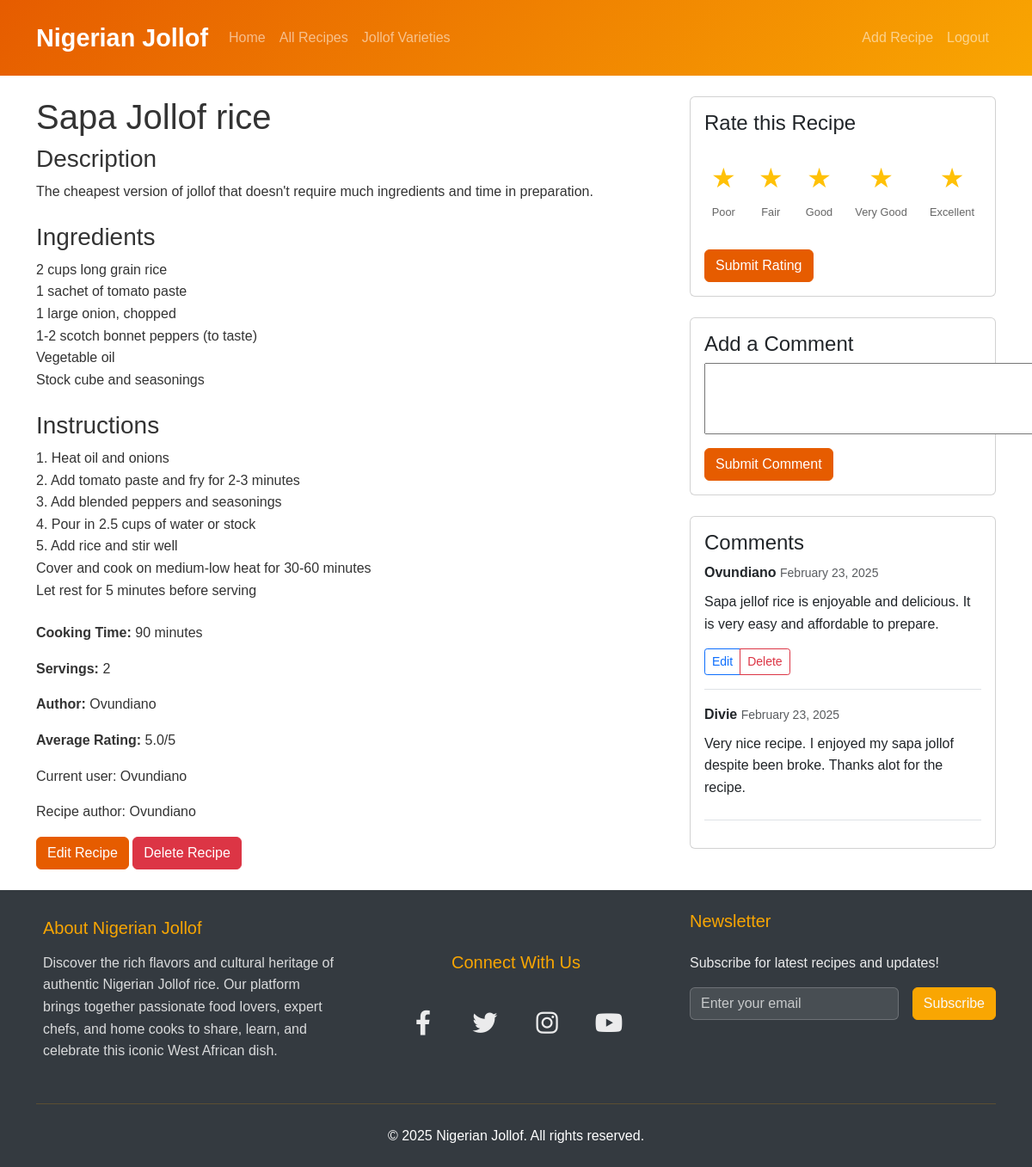
Page /recipe/1/ (signed in) on the committed database.
### recipes/models.py (models this page shows, shortened)
class Recipe(models.Model):
    title = models.CharField(max_length=200)
    description = models.TextField()
    ingredients = models.TextField()
    instructions = models.TextField()
    cooking_time = models.IntegerField(help_text="Cooking time in minutes")
    servings = models.IntegerField()
    image = models.ImageField(upload_to='recipes/', blank=True, null=True)
    created_at = models.DateTimeField(auto_now_add=True)
    updated_at = models.DateTimeField(auto_now=True)
    category = models.ForeignKey(Category, on_delete=models.SET_NULL, null=True)
    author = models.ForeignKey(User, on_delete=models.CASCADE)
    def average_rating(self):
        ratings = self.ratings.all()
        if ratings:
            return sum([rating.value for rating in ratings]) / len(ratings)
        return 0

class Rating(models.Model):
    recipe = models.ForeignKey('Recipe', on_delete=models.CASCADE, related_name='ratings')
    user = models.ForeignKey(User, on_delete=models.CASCADE)
    value = models.IntegerField(choices=[(i, i) for i in range(1, 6)])  # 1-5 rating
    created_at = models.DateTimeField(auto_now_add=True)
    class Meta:
        unique_together = ('recipe', 'user')  # One rating per user per recipe

class Comment(models.Model):
    recipe = models.ForeignKey(Recipe, on_delete=models.CASCADE)
    user = models.ForeignKey(User, on_delete=models.CASCADE)
    content = models.TextField()
    created_at = models.DateTimeField(auto_now_add=True)

### recipes/views.py (the view, shortened to what this page needs)
# urls.py: path('recipe/<int:pk>/', views.RecipeDetailView.as_view(), name='recipe_detail'),
class RecipeDetailView(DetailView):
    model = Recipe
    template_name = 'recipes/recipe_detail.html'
    def get_context_data(self, **kwargs):
        context = super().get_context_data(**kwargs)
        context['comment_form'] = CommentForm()
        context['rating_form'] = RatingForm()
        if self.request.user.is_authenticated:
            existing_rating = Rating.objects.filter(
                recipe=self.object,
                user=self.request.user
            ).first()
            if existing_rating:
                context['rating_form'] = RatingForm(initial={'value': existing_rating.value})
                context['user_rating'] = existing_rating.value
        context['comments'] = self.object.comment_set.all().order_by('-created_at')
        return context

### recipes/forms.py
class CommentForm(forms.ModelForm):
    class Meta:
        model = Comment
        fields = ['content']
        widgets = {
            'content': forms.Textarea(attrs={'rows': 3})
        }

class RatingForm(forms.ModelForm):
    value = forms.ChoiceField(
        choices=[(i, f"{'★' * i}{'☆' * (5-i)}") for i in range(1, 6)],
        widget=forms.RadioSelect(attrs={'class': 'rating-input'}),
        label='Rate this recipe'
    )
    class Meta:
        model = Rating
        fields = ['value']

### recipes/templates/recipes/recipe_detail.html (shortened to what this page needs)
{% extends 'recipes/base.html' %}
{% block content %}
<div class="row">
    <div class="col-md-8">
        <h1>{{ recipe.title }}</h1>
        <div class="mb-4">
            <h3>Description</h3>
            <p>{{ recipe.description }}</p>
        </div>
        <div class="mb-4">
            <h3>Ingredients</h3>
            {{ recipe.ingredients|linebreaks }}
        </div>
        <div class="mb-4">
            <h3>Instructions</h3>
            {{ recipe.instructions|linebreaks }}
        </div>
        <div class="mb-4">
            <p><strong>Cooking Time:</strong> {{ recipe.cooking_time }} minutes</p>
            <p><strong>Servings:</strong> {{ recipe.servings }}</p>
            <p><strong>Author:</strong> {{ recipe.author.username }}</p>
            <p><strong>Average Rating:</strong> {{ recipe.average_rating|floatformat:1 }}/5</p>
            <p>Current user: {{ user.username }}</p>
            <p>Recipe author: {{ recipe.author.username }}</p>
            {% if user.id == recipe.author.id %}
                <div class="mt-3">
                    <a href="{% url 'recipes:recipe_update' recipe.pk %}" class="btn btn-primary">Edit Recipe</a>
                    <a href="{% url 'recipes:recipe_delete' recipe.pk %}" class="btn btn-danger">Delete Recipe</a>
                </div>
            {% endif %}
        </div>
    </div>
    <div class="col-md-4">
        {% if user.is_authenticated %}
            <div class="card mb-4">
                <div class="card-body">
                    <h4>Rate this Recipe</h4>
                    <form method="post">
                        <div class="rating-container">
                            <div class="rating-input">
                                <div class="rating-option">
                                    <label for="id_value_1">★</label>
                                    <span class="rating-text">Poor</span>
                                </div>
                                <div class="rating-option">
                                    <label for="id_value_2">★</label>
                                    <span class="rating-text">Fair</span>
                                </div>
                                <div class="rating-option">
                                    <label for="id_value_3">★</label>
                                    <span class="rating-text">Good</span>
                                </div>
                                <div class="rating-option">
                                    <label for="id_value_4">★</label>
                                    <span class="rating-text">Very Good</span>
                                </div>
                                <div class="rating-option">
                                    <label for="id_value_5">★</label>
                                    <span class="rating-text">Excellent</span>
                                </div>
                            </div>
                        </div>
                        <button type="submit" class="btn btn-primary mt-2">Submit Rating</button>
                    </form>
                </div>
            </div>
            <div class="card mb-4">
                <div class="card-body">
                    <h4>Add a Comment</h4>
                    <form method="post">
                        <div class="form-group">
                            {{ comment_form.content }}
                        </div>
                        <button type="submit" class="btn btn-primary mt-2">Submit Comment</button>
                    </form>
                </div>
            </div>
        {% else %}
            <div class="alert alert-info">
                Please <a href="{% url 'login' %}">login</a> to rate and comment on recipes.
            </div>
        {% endif %}
        <div class="card">
            <div class="card-body">
                <h4>Comments</h4>
                {% for comment in comments %}
                    <div class="mb-3 border-bottom pb-2">
                        <strong>{{ comment.user.username }}</strong>
                        <small class="text-muted">{{ comment.created_at|date:"F d, Y" }}</small>
                        <p class="mt-2">{{ comment.content }}</p>
                        {% if user == comment.user %}
                            <div class="btn-group btn-group-sm mb-2">
                                <a href="{% url 'recipes:edit_comment' comment.id %}"
                                    class="btn btn-outline-primary">
                                    Edit
                                </a>
                                <a href="{% url 'recipes:delete_comment' comment.id %}"
                                    class="btn btn-outline-danger">
                                    Delete
                                </a>
                            </div>
                        {% endif %}
                    </div>
                {% empty %}
                    <p class="text-muted">No comments yet.</p>
                {% endfor %}
            </div>
        </div>
    </div>
</div>
{% endblock %}

### static/recipes/css/style.css (style rules this page uses)
:root { --primary-color: #e65c00; --secondary-color: #f9a602; --accent-color: #2c3e50; --text-color: #333; --light-bg: #f8f9fa; --facebook-color: #2d4373; --twitter-color: #1a6b9e; --instagram-color: #c13584; --youtube-color: #cc0000; }
body { font-family: 'Poppins', sans-serif; color: var(--text-color); line-height: 1.6; }
.btn-primary { background-color: var(--primary-color); border-color: var(--primary-color); }
.rating-container { margin: 1.5rem 0; }
.rating-input { display: flex; flex-direction: row; align-items: center; justify-content: space-between; width: 100%; margin-bottom: 1rem; }
.rating-option { display: flex; flex-direction: column; align-items: center; text-align: center; margin: 0 0.5rem; }
.rating-input label { cursor: pointer; font-size: 2rem; color: #dddddd; transition: color 0.2s ease; }
.rating-input input[type="radio"]:checked + label { color: #ffc107; }
.rating-text { font-size: 0.8rem; margin-top: 0.25rem; color: #666; }
.btn-group-sm .btn { padding: 0.25rem 0.5rem; font-size: 0.875rem; line-height: 1.5; border-radius: 0.2rem; }

### rows in the picture
Recipe: title "Sapa Jollof rice", description "The cheapest version of jollof that doesn't require much ingredients and time in preparation.", ingredients "2 cups long grain rice 1 sachet of tomato paste 1 large onion, chopped 1-2 scotch bonnet peppers (to taste) Vegetable oil Stock cube and seasonings", instructions "1. Heat oil and onions 2. Add tomato paste and fry for 2-3 minutes 3. Add blended peppers and seasonings 4. Pour in 2.5 cups of water or stock 5. Add rice and stir well Cover and cook on medium-low heat for 30-60 minutes Let rest for 5 minutes before serving", cooking_time "90", servings "2", author.username "Ovundiano", average_rating "5.0"
Comment: user.username "Ovundiano", created_at "February 23, 2025", content "Sapa jellof rice is enjoyable and delicious. It is very easy and affordable to prepare.", shows "Edit"
Comment: user.username "Divie", created_at "February 23, 2025", content "Very nice recipe. I enjoyed my sapa jollof despite been broke. Thanks alot for the recipe."

### other values in the picture
{{ user.username }} "Ovundiano"
